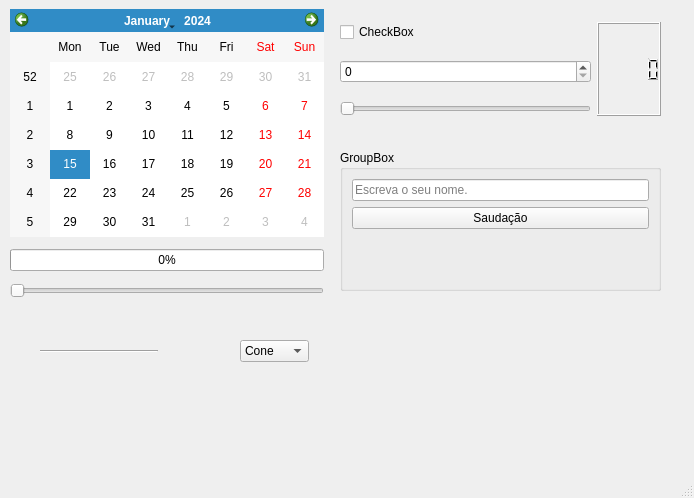
<?xml version="1.0" encoding="UTF-8"?>
<ui version="4.0">
 <class>MainWindow</class>
 <widget class="QMainWindow" name="MainWindow">
  <property name="geometry">
   <rect>
    <x>0</x>
    <y>0</y>
    <width>694</width>
    <height>498</height>
   </rect>
  </property>
  <property name="minimumSize">
   <size>
    <width>694</width>
    <height>498</height>
   </size>
  </property>
  <property name="windowTitle">
   <string>Título da Janela</string>
  </property>
  <property name="windowIcon">
   <iconset resource="../ui_resources.qrc">
    <normaloff>:/resources/img/logo-leonardo-pinheiro--window-icon.png</normaloff>:/resources/img/logo-leonardo-pinheiro--window-icon.png</iconset>
  </property>
  <widget class="QWidget" name="centralwidget">
   <widget class="QWidget" name="gridLayoutWidget">
    <property name="geometry">
     <rect>
      <x>10</x>
      <y>9</y>
      <width>314</width>
      <height>289</height>
     </rect>
    </property>
    <layout class="QGridLayout" name="gridLayout">
     <property name="spacing">
      <number>12</number>
     </property>
     <item row="1" column="0">
      <widget class="QProgressBar" name="progressBar">
       <property name="value">
        <number>0</number>
       </property>
      </widget>
     </item>
     <item row="2" column="0">
      <widget class="QSlider" name="horizontalSlider">
       <property name="orientation">
        <enum>Qt::Horizontal</enum>
       </property>
      </widget>
     </item>
     <item row="0" column="0">
      <widget class="QCalendarWidget" name="calendarWidget"/>
     </item>
    </layout>
   </widget>
   <widget class="QWidget" name="gridLayoutWidget_2">
    <property name="geometry">
     <rect>
      <x>340</x>
      <y>10</y>
      <width>321</width>
      <height>121</height>
     </rect>
    </property>
    <layout class="QGridLayout" name="gridLayout_2">
     <item row="0" column="1">
      <widget class="QCheckBox" name="checkBox">
       <property name="text">
        <string>CheckBox</string>
       </property>
      </widget>
     </item>
     <item row="1" column="1">
      <widget class="QSpinBox" name="spinBox"/>
     </item>
     <item row="2" column="1">
      <widget class="QSlider" name="horizontalSlider_2">
       <property name="orientation">
        <enum>Qt::Horizontal</enum>
       </property>
      </widget>
     </item>
     <item row="0" column="2" rowspan="3">
      <widget class="QLCDNumber" name="lcdNumber">
       <property name="styleSheet">
        <string notr="true"/>
       </property>
      </widget>
     </item>
    </layout>
   </widget>
   <widget class="QComboBox" name="comboBox">
    <property name="geometry">
     <rect>
      <x>240</x>
      <y>340</y>
      <width>69</width>
      <height>22</height>
     </rect>
    </property>
    <property name="currentText">
     <string>Cone</string>
    </property>
    <item>
     <property name="text">
      <string>Cone</string>
     </property>
    </item>
    <item>
     <property name="text">
      <string>Cube</string>
     </property>
    </item>
    <item>
     <property name="text">
      <string>Sphere</string>
     </property>
    </item>
    <item>
     <property name="text">
      <string>Torus</string>
     </property>
    </item>
   </widget>
   <widget class="QLabel" name="label_2">
    <property name="geometry">
     <rect>
      <x>510</x>
      <y>300</y>
      <width>150</width>
      <height>150</height>
     </rect>
    </property>
    <property name="styleSheet">
     <string notr="true"/>
    </property>
    <property name="text">
     <string/>
    </property>
    <property name="pixmap">
     <pixmap resource="../ui_resources.qrc">:/resources/img/logo-leonardo-pinheiro-branca.png</pixmap>
    </property>
   </widget>
   <widget class="Line" name="line">
    <property name="geometry">
     <rect>
      <x>40</x>
      <y>350</y>
      <width>118</width>
      <height>3</height>
     </rect>
    </property>
    <property name="orientation">
     <enum>Qt::Horizontal</enum>
    </property>
   </widget>
   <widget class="QGroupBox" name="groupBox">
    <property name="geometry">
     <rect>
      <x>340</x>
      <y>150</y>
      <width>321</width>
      <height>141</height>
     </rect>
    </property>
    <property name="title">
     <string>GroupBox</string>
    </property>
    <layout class="QHBoxLayout" name="horizontalLayout">
     <item>
      <layout class="QGridLayout" name="gridLayout_3">
       <item row="2" column="0">
        <widget class="QLabel" name="label">
         <property name="styleSheet">
          <string notr="true">font: 20pt &quot;MS Shell Dlg 2&quot;;</string>
         </property>
         <property name="text">
          <string/>
         </property>
        </widget>
       </item>
       <item row="1" column="0">
        <widget class="QPushButton" name="pushButton_3">
         <property name="text">
          <string>Saudação</string>
         </property>
        </widget>
       </item>
       <item row="0" column="0">
        <widget class="QLineEdit" name="lineEdit">
         <property name="placeholderText">
          <string>Escreva o seu nome.</string>
         </property>
        </widget>
       </item>
      </layout>
     </item>
    </layout>
   </widget>
  </widget>
  <widget class="QMenuBar" name="menubar">
   <property name="geometry">
    <rect>
     <x>0</x>
     <y>0</y>
     <width>694</width>
     <height>21</height>
    </rect>
   </property>
  </widget>
  <widget class="QStatusBar" name="statusbar"/>
 </widget>
 <resources>
  <include location="../ui_resources.qrc"/>
 </resources>
 <connections>
  <connection>
   <sender>horizontalSlider</sender>
   <signal>valueChanged(int)</signal>
   <receiver>progressBar</receiver>
   <slot>setValue(int)</slot>
   <hints>
    <hint type="sourcelabel">
     <x>134</x>
     <y>308</y>
    </hint>
    <hint type="destinationlabel">
     <x>138</x>
     <y>268</y>
    </hint>
   </hints>
  </connection>
  <connection>
   <sender>horizontalSlider_2</sender>
   <signal>valueChanged(int)</signal>
   <receiver>spinBox</receiver>
   <slot>setValue(int)</slot>
   <hints>
    <hint type="sourcelabel">
     <x>383</x>
     <y>108</y>
    </hint>
    <hint type="destinationlabel">
     <x>386</x>
     <y>73</y>
    </hint>
   </hints>
  </connection>
  <connection>
   <sender>horizontalSlider_2</sender>
   <signal>valueChanged(int)</signal>
   <receiver>lcdNumber</receiver>
   <slot>display(int)</slot>
   <hints>
    <hint type="sourcelabel">
     <x>521</x>
     <y>104</y>
    </hint>
    <hint type="destinationlabel">
     <x>629</x>
     <y>95</y>
    </hint>
   </hints>
  </connection>
 </connections>
</ui>
